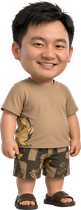
#> input picture assets/roles/p1/idle.png, 81 x 210 px
$ python make_icon.py
#> lines starting #> are read from the running program, lines starting #| are printed output that depends on the picture
# -*- coding: utf-8 -*-
"""生成 exe 用的图标文件 assets/app.ico。

用角色本人的立绘当图标 —— 桌面挂件的图标就该是它自己，不该是个抽象 logo。
难点只有排版：立绘是 81x210 的细长条，小尺寸下直接被拉成一根面条。所以先把
人物按内容裁紧，等比放进正方形画布（留一圈呼吸位），再交给 Pillow 出多尺寸
ICO；Windows 会按显示位置（任务栏 / 标题栏 / 桌面）自己挑一张。

跑法：python tools/make_icon.py
"""

import os
import sys

from PIL import Image

HERE = os.path.dirname(os.path.abspath(__file__))
ROOT = os.path.dirname(HERE)

SRC = os.path.join(ROOT, 'assets', 'roles', 'p1', 'idle.png')
OUT = os.path.join(ROOT, 'assets', 'app.ico')

SIZE = 256
MARGIN = 0.06               # 四周留 6% 的空白：贴边的图标在任务栏里显得很挤
SIZES = [16, 24, 32, 48, 64, 128, 256]


def square(im):
    """裁紧内容 → 等比缩放 → 居中贴到透明正方形上。"""
    box = im.split()[3].getbbox() or (0, 0, im.width, im.height)
#> box = (0, 0, 81, 210)
    im = im.crop(box)
#> im is the input picture: PIL image 81x210 RGBA; mean R, G, B, A 110.9, 84.4, 66.2, 175.9
    inner = int(SIZE * (1 - 2 * MARGIN))
    scale = min(inner / im.width, inner / im.height)
#> scale = 1.07
    im = im.resize((max(1, int(im.width * scale)),
                    max(1, int(im.height * scale))), Image.LANCZOS)
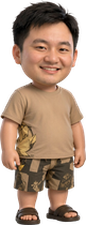
#> im: PIL image 86x225 RGBA; mean R, G, B, A 112.6, 85.7, 67.2, 175.8; transparent parts drawn white
    canvas = Image.new('RGBA', (SIZE, SIZE), (0, 0, 0, 0))
#> canvas: PIL image 256x256 RGBA; every value is 0
    canvas.paste(im, ((SIZE - im.width) // 2, (SIZE - im.height) // 2), im)
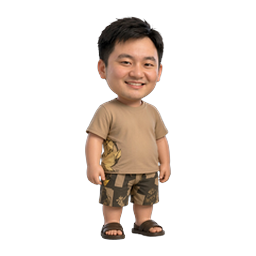
#> canvas: PIL image 256x256 RGBA; mean R, G, B, A 30.7, 23.4, 18.3, 51.1; transparent parts drawn white
    return canvas


def main():
    if not os.path.exists(SRC):
        print('缺少素材：%s' % SRC)
        return 1
    im = square(Image.open(SRC).convert('RGBA'))
    im.save(OUT, format='ICO', sizes=[(s, s) for s in SIZES])
    print('已生成 %s（%s）' % (OUT, ', '.join(str(s) for s in SIZES)))

    pv = os.path.join(ROOT, 'assets', '_gen', 'app_icon_preview.png')
    os.makedirs(os.path.dirname(pv), exist_ok=True)
    im.save(pv)
    print('预览 %s' % pv)
    return 0


if __name__ == '__main__':
    sys.exit(main())
#> (the program exits here)

$ run again, with assets/roles/p1/crawl_1.png copied over assets/roles/p1/idle.png
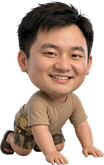
#> input picture assets/roles/p1/crawl_1.png, 104 x 165 px
#> box = (0, 0, 104, 165)
#> in square, im is the input picture: PIL image 104x165 RGBA; mean R, G, B, A 89.1, 67.4, 54.7, 148.1
#> in square, `im = im.resize((max(1, int(im.width * scale)), max(1, int(im.height * ..`:
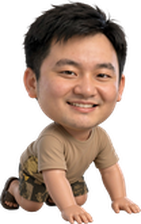
#> im: PIL image 141x224 RGBA; mean R, G, B, A 90.7, 68.5, 55.7, 148.1; transparent parts drawn white
#> in square, `canvas.paste(im, ((SIZE - im.width) // 2, (SIZE - im.height) // 2), im)`:
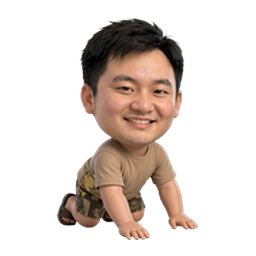
#> canvas: PIL image 256x256 RGBA; mean R, G, B, A 39.9, 30.1, 24.3, 70.2; transparent parts drawn white

$ run again, with assets/roles/p1/crawl_2.png copied over assets/roles/p1/idle.png
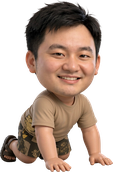
#> input picture assets/roles/p1/crawl_2.png, 113 x 172 px
#> box = (0, 0, 113, 172)
#> in square, im is the input picture: PIL image 113x172 RGBA; mean R, G, B, A 85, 64.1, 51.8, 142
#> in square, `im = im.resize((max(1, int(im.width * scale)), max(1, int(im.height * ..`:
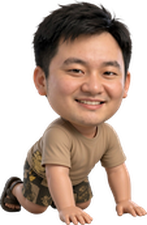
#> im: PIL image 147x225 RGBA; mean R, G, B, A 86.7, 65.4, 53.1, 141.9; transparent parts drawn white
#> in square, `canvas.paste(im, ((SIZE - im.width) // 2, (SIZE - im.height) // 2), im)`:
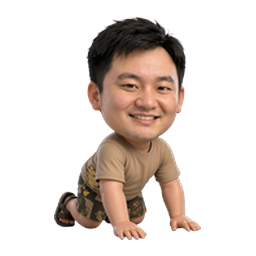
#> canvas: PIL image 256x256 RGBA; mean R, G, B, A 39.9, 30.2, 24.4, 70.5; transparent parts drawn white
